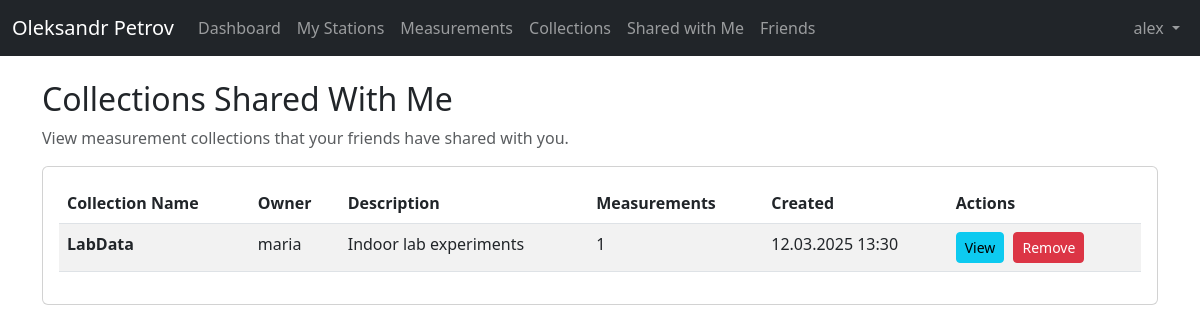
/user/shared.php (signed in), run on the app's committed database.
### tables this page shows
CREATE TABLE `collection` (
  `pk_collectionID` int(11) NOT NULL,
  `name` varchar(50) NOT NULL,
  `description` varchar(1000) DEFAULT NULL,
  `fk_user` varchar(50) NOT NULL,
  `createdAt` datetime NOT NULL
);

### includes/functions.php (called while the page is built, shortened)
<?php
function formatDateTime($datetime) {
    $dt = new DateTime($datetime);
    return $dt->format('d.m.Y H:i');
}
?>

### user/shared.php (the view, shortened to what this page needs)
<?php
require_once '../config/database.php';
require_once '../includes/functions.php';
$stmt = mysqli_prepare($conn,
    "SELECT c.pk_collectionID, c.name, c.description, c.fk_user AS owner, c.createdAt,
            (SELECT COUNT(*) FROM contains WHERE pkfk_collection = c.pk_collectionID) AS measurement_count
     FROM collection c
     JOIN shares s ON c.pk_collectionID = s.pk_collection
     WHERE s.pk_user = ?
     ORDER BY c.createdAt DESC"
);
mysqli_stmt_bind_param($stmt, "s", $_SESSION['username']);
mysqli_stmt_execute($stmt);
$sharedCollections = mysqli_stmt_get_result($stmt);
require_once '../includes/header.php';
?>
<div class="row">
    <div class="col-12">
        <h2>Collections Shared With Me</h2>
        <p class="text-muted">View measurement collections that your friends have shared with you.</p>
        <?php if (mysqli_num_rows($sharedCollections) === 0): ?>
            <div class="alert alert-info">
                No collections have been shared with you yet.
            </div>
        <?php else: ?>
            <div class="card">
                <div class="card-body">
                    <div class="table-responsive">
                        <table class="table table-striped">
                            <thead>
                                <tr>
                                    <th>Collection Name</th>
                                    <th>Owner</th>
                                    <th>Description</th>
                                    <th>Measurements</th>
                                    <th>Created</th>
                                    <th>Actions</th>
                                </tr>
                            </thead>
                            <tbody>
                                <?php while ($col = mysqli_fetch_assoc($sharedCollections)): ?>
                                    <tr id="collection-<?= $col['pk_collectionID'] ?>">
                                        <td><strong><?= htmlspecialchars($col['name']) ?></strong></td>
                                        <td><?= htmlspecialchars($col['owner']) ?></td>
                                        <td><?= htmlspecialchars(substr($col['description'] ?: '-', 0, 50)) ?></td>
                                        <td><?= $col['measurement_count'] ?></td>
                                        <td><?= formatDateTime($col['createdAt']) ?></td>
                                        <td class="table-actions">
                                            <button class="btn btn-sm btn-info view-collection"
                                                    data-id="<?= $col['pk_collectionID'] ?>"
                                                    data-name="<?= htmlspecialchars($col['name']) ?>"
                                                    data-owner="<?= htmlspecialchars($col['owner']) ?>">
                                                View
                                            </button>
                                            <button class="btn btn-sm btn-danger unshare-collection"
                                                    data-id="<?= $col['pk_collectionID'] ?>"
                                                    data-name="<?= htmlspecialchars($col['name']) ?>">
                                                Remove
                                            </button>
                                        </td>
                                    </tr>
                                <?php endwhile; ?>
                            </tbody>
                        </table>
                    </div>
                </div>
            </div>
        <?php endif; ?>
    </div>
</div>
<?php require_once '../includes/footer.php'; ?>

### assets/css/style.css (style rules this page uses)
body { min-height: 100vh; display: flex; flex-direction: column; }
.table-actions { white-space: nowrap; }
.table-actions .btn { margin-right: 5px; }

### data on the page
collection: name "LabData", fk_user "maria", description "Indoor lab experiments", measurement_count "1", createdAt "12.03.2025 13:30"

### other printed values
$_SESSION['full_name'] "Oleksandr Petrov"
$_SESSION['username'] "alex"
